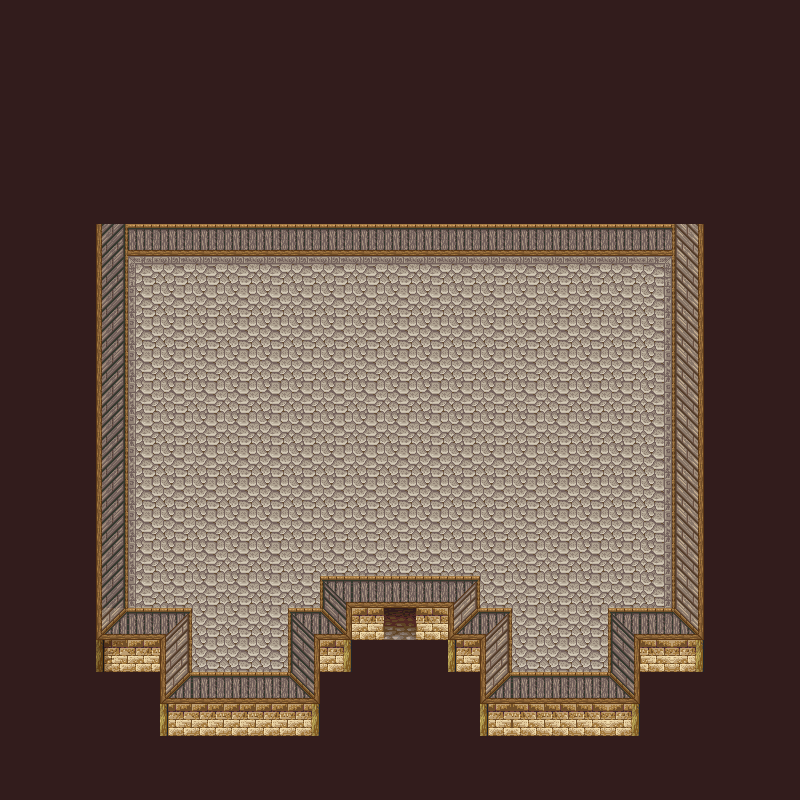

A level layout from a 2D game, rendered from its tile map. Below: a short description, then the map file with its tile-grid data intact:
An orthogonal 25x25 tile map with 32x32 px tiles, 2 tile layers (Base, Collision), 1 hidden layer not drawn and 3 objects (entrance, exit, start).

<map version="1.0" tiledversion="1.0.2" orientation="orthogonal" renderorder="right-down" width="25" height="25" tilewidth="32" tileheight="32" nextobjectid="6">
 <tileset firstgid="1" name="outside-compound" tilewidth="32" tileheight="32" tilecount="360" columns="8">
  <image source="../../../Tilesets/outside-tileset.png" width="256" height="1450" />
 </tileset>
 <layer name="Base" width="25" height="25">
  <data encoding="csv">
327,327,327,327,327,327,327,327,327,327,327,327,327,327,327,327,327,327,327,327,327,327,327,327,327,
327,327,327,327,327,327,327,327,327,327,327,327,327,327,327,327,327,327,327,327,327,327,327,327,327,
327,327,327,327,327,327,327,327,327,327,327,327,327,327,327,327,327,327,327,327,327,327,327,327,327,
327,327,327,327,327,327,327,327,327,327,327,327,327,327,327,327,327,327,327,327,327,327,327,327,327,
327,327,327,327,327,327,327,327,327,327,327,327,327,327,327,327,327,327,327,327,327,327,327,327,327,
327,327,327,327,327,327,327,327,327,327,327,327,327,327,327,327,327,327,327,327,327,327,327,327,327,
327,327,327,327,327,327,327,327,327,327,327,327,327,327,327,327,327,327,327,327,327,327,327,327,327,
327,327,327,2147483843,202,202,202,202,202,202,202,202,202,202,202,202,202,202,202,202,202,2147483841,327,327,327,
327,327,327,2147483843,73,74,74,74,74,74,74,74,74,74,74,74,74,74,74,74,75,2147483841,327,327,327,
327,327,327,2147483843,81,82,82,82,82,82,82,82,82,82,82,82,82,82,82,82,83,2147483841,327,327,327,
327,327,327,2147483843,81,82,82,82,82,82,82,82,82,82,82,82,82,82,82,82,83,2147483841,327,327,327,
327,327,327,2147483843,81,82,82,82,82,82,82,82,82,82,82,82,82,82,82,82,83,2147483841,327,327,327,
327,327,327,2147483843,81,82,82,82,82,82,82,82,82,82,82,82,82,82,82,82,83,2147483841,327,327,327,
327,327,327,2147483843,81,82,82,82,82,82,82,82,82,82,82,82,82,82,82,82,83,2147483841,327,327,327,
327,327,327,2147483843,81,82,82,82,82,82,82,82,82,82,82,82,82,82,82,82,83,2147483841,327,327,327,
327,327,327,2147483843,81,82,82,82,82,82,82,82,82,82,82,82,82,82,82,82,83,2147483841,327,327,327,
327,327,327,2147483843,81,82,82,82,82,82,82,82,82,82,82,82,82,82,82,82,83,2147483841,327,327,327,
327,327,327,2147483843,81,82,82,82,82,82,82,82,82,82,82,82,82,82,82,82,83,2147483841,327,327,327,
327,327,327,2147483843,81,82,82,82,82,82,197,202,202,202,196,82,82,82,82,82,83,2147483841,327,327,327,
327,327,327,201,202,196,82,82,82,197,203,37,335,2147483685,201,196,82,82,82,197,202,2147483849,327,327,327,
327,327,327,305,37,193,82,82,82,195,38,327,327,327,36,193,82,82,82,195,2147483685,38,327,327,327,
327,327,327,327,327,201,202,202,202,203,327,327,327,327,327,201,202,202,202,203,327,327,327,327,327,
327,327,327,327,327,36,37,37,37,38,327,327,327,327,327,36,2147483685,2147483685,2147483685,38,327,327,327,327,327,
327,327,327,327,327,327,327,327,327,327,327,327,327,327,327,327,327,327,327,327,327,327,327,327,327,
327,327,327,327,327,327,327,327,327,327,327,327,327,327,327,327,327,327,327,327,327,327,327,327,327
</data>
 </layer>
 <layer name="Collision" width="25" height="25">
  <data encoding="csv">
0,0,0,0,0,0,0,0,0,0,0,0,0,0,0,0,0,0,0,0,0,0,0,0,0,
0,0,0,0,0,0,0,0,0,0,0,0,0,0,0,0,0,0,0,0,0,0,0,0,0,
0,0,0,0,0,0,0,0,0,0,0,0,0,0,0,0,0,0,0,0,0,0,0,0,0,
0,0,0,0,0,0,0,0,0,0,0,0,0,0,0,0,0,0,0,0,0,0,0,0,0,
0,0,0,0,0,0,0,0,0,0,0,0,0,0,0,0,0,0,0,0,0,0,0,0,0,
0,0,0,0,0,0,0,0,0,0,0,0,0,0,0,0,0,0,0,0,0,0,0,0,0,
0,0,0,0,0,0,0,0,0,0,0,0,0,0,0,0,0,0,0,0,0,0,0,0,0,
0,0,0,0,0,0,0,0,0,0,0,0,0,0,0,0,0,0,0,0,0,0,0,0,0,
0,0,0,0,0,0,0,0,0,0,0,0,0,0,0,0,0,0,0,0,0,0,0,0,0,
0,0,0,0,0,0,0,0,0,0,0,0,0,0,0,0,0,0,0,0,0,0,0,0,0,
0,0,0,0,0,0,0,0,0,0,0,0,0,0,0,0,0,0,0,0,0,0,0,0,0,
0,0,0,0,0,0,0,0,0,0,0,0,0,0,0,0,0,0,0,0,0,0,0,0,0,
0,0,0,0,0,0,0,0,0,0,0,0,0,0,0,0,0,0,0,0,0,0,0,0,0,
0,0,0,0,0,0,0,0,0,0,0,0,0,0,0,0,0,0,0,0,0,0,0,0,0,
0,0,0,0,0,0,0,0,0,0,0,0,0,0,0,0,0,0,0,0,0,0,0,0,0,
0,0,0,0,0,0,0,0,0,0,0,0,0,0,0,0,0,0,0,0,0,0,0,0,0,
0,0,0,0,0,0,0,0,0,0,0,0,0,0,0,0,0,0,0,0,0,0,0,0,0,
0,0,0,0,0,0,0,0,0,0,0,0,0,0,0,0,0,0,0,0,0,0,0,0,0,
0,0,0,0,0,0,0,0,0,0,0,0,0,0,0,0,0,0,0,0,0,0,0,0,0,
0,0,0,0,0,0,0,0,0,0,0,0,0,0,0,0,0,0,0,0,0,0,0,0,0,
0,0,0,0,0,0,0,0,0,0,0,0,0,0,0,0,0,0,0,0,0,0,0,0,0,
0,0,0,0,0,0,0,0,0,0,0,0,0,0,0,0,0,0,0,0,0,0,0,0,0,
0,0,0,0,0,0,0,0,0,0,0,0,0,0,0,0,0,0,0,0,0,0,0,0,0,
0,0,0,0,0,0,0,0,0,0,0,0,0,0,0,0,0,0,0,0,0,0,0,0,0,
0,0,0,0,0,0,0,0,0,0,0,0,0,0,0,0,0,0,0,0,0,0,0,0,0
</data>
 </layer>
 <layer name="Foreground" width="25" height="25" visible="0">
  <data encoding="csv">
0,0,0,0,0,0,0,0,0,0,0,0,0,0,0,0,0,0,0,0,0,0,0,0,0,
0,0,0,0,0,0,0,0,0,0,0,0,0,0,0,0,0,0,0,0,0,0,0,0,0,
0,0,0,0,0,0,0,0,0,0,0,0,0,0,0,0,0,0,0,0,0,0,0,0,0,
0,0,0,0,0,0,0,0,0,0,0,0,0,0,0,0,0,0,0,0,0,0,0,0,0,
0,0,0,0,0,0,0,0,0,0,0,0,0,0,0,0,0,0,0,0,0,0,0,0,0,
0,0,0,0,0,0,0,0,0,0,0,0,0,0,0,0,0,0,0,0,0,0,0,0,0,
0,0,244,245,246,0,0,0,0,0,0,0,0,0,0,0,0,0,0,0,244,245,246,0,0,
0,0,252,253,254,0,0,0,0,0,0,0,0,0,0,0,0,0,0,0,252,253,254,0,0,
0,0,260,261,262,0,0,0,0,0,0,0,0,0,0,0,0,0,0,0,260,261,262,0,0,
0,0,0,0,0,0,0,0,0,0,0,0,0,0,0,0,0,0,0,0,0,0,0,0,0,
0,0,0,0,0,0,0,0,0,0,0,0,0,0,0,0,0,0,0,0,0,0,0,0,0,
0,0,0,0,0,0,0,0,0,0,0,0,0,0,0,0,0,0,0,0,0,0,0,0,0,
0,0,0,0,0,0,0,0,0,0,0,0,0,0,0,0,0,0,0,0,0,0,0,0,0,
0,0,0,0,0,0,0,0,0,0,0,0,0,0,0,0,0,0,0,0,0,0,0,0,0,
0,0,0,0,0,0,0,0,0,0,0,0,0,0,0,0,0,0,0,0,0,0,0,0,0,
0,0,0,0,0,0,0,0,0,0,0,0,0,0,0,0,0,0,0,0,0,0,0,0,0,
0,0,0,0,0,0,0,0,0,0,0,0,0,0,0,0,0,0,0,0,0,0,0,0,0,
0,0,0,0,0,0,0,0,0,0,0,0,0,0,0,0,0,0,0,0,0,0,0,0,0,
0,0,0,0,0,0,0,0,0,0,0,202,202,202,0,0,0,0,0,0,0,0,0,0,0,
0,0,0,0,0,0,0,0,0,0,0,37,335,2147483685,0,0,0,0,0,0,0,0,0,0,0,
0,0,0,0,0,0,0,0,0,0,0,0,0,0,0,0,0,0,0,0,0,0,0,0,0,
0,0,0,0,0,0,0,0,0,0,0,0,0,0,0,0,0,0,0,0,0,0,0,0,0,
0,0,0,0,0,0,0,0,0,0,0,0,0,0,0,0,0,0,0,0,0,0,0,0,0,
0,0,0,0,0,0,0,0,0,0,0,0,0,0,0,0,0,0,0,0,0,0,0,0,0,
0,0,0,0,0,0,0,0,0,0,0,0,0,0,0,0,0,0,0,0,0,0,0,0,0
</data>
 </layer>
 <objectgroup name="meta">
  <object id="1" name="entrance" x="385.604" y="605.357" width="28.1947" height="33.1702" />
  <object id="3" name="exit" x="385.604" y="578.821" width="29.024" height="59.7064" />
  <object id="4" name="start" x="388.921" y="505.846" width="24.0484" height="27.3655" />
 </objectgroup>
</map>
